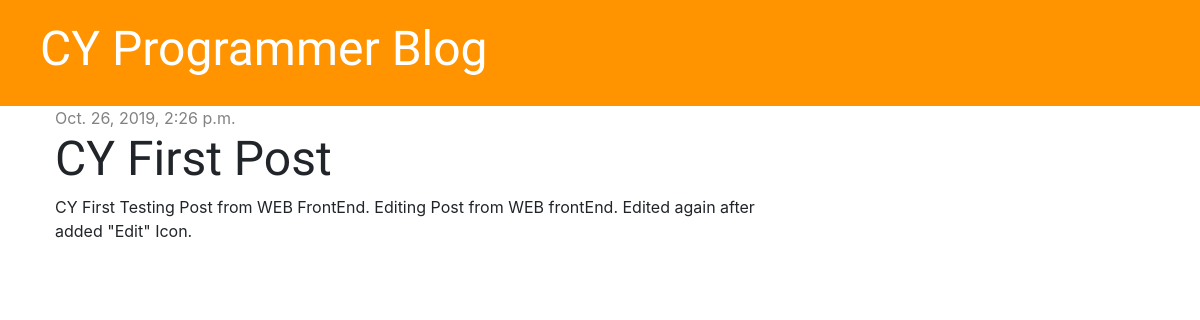
The app's page /post/4 with its own data.
### blog/models.py (models this page shows, shortened)
class Post(models.Model):
    author = models.ForeignKey('auth.User', on_delete=models.CASCADE)
    title = models.CharField(max_length=200)
    text = models.TextField()
    created_date = models.DateTimeField(default=timezone.now)
    published_date = models.DateTimeField(blank=True, null=True)

### blog/views.py (the view)
# urls.py: path('post/<int:pk>', views.post_detail, name='post_detail'),
def post_detail(request, pk):
    post = get_object_or_404(Post, pk=pk)
    stuff_for_frontend = {'post': post}
    return render(request, 'blog/post_detail.html', stuff_for_frontend)

### blog/templates/blog/post_detail.html (shortened to what this page needs)
{% extends 'blog/base.html' %}
{% block content %}
    <div class="post">
        {% if post.published_date %}
            <div class="date">
                {{ post.published_date }}
            </div>
        {% endif %}
        <h1>{{ post.title }}</h1>
        <p>{{ post.text|linebreaksbr }}</p>
    </div>
{% endblock %}

### blog/static/css/blog.css (style rules this page uses)
h1, h2, h3, h4 { font-family: 'Tangerine', 'Inconsolata', 'Droid Sans', serif; font-size: 48px; }
.date { color: #828282; }
.post { margin-bottom: 70px; }

### records on screen
Post: published_date "Oct. 26, 2019, 2:26 p.m.", title "CY First Post", text "CY First Testing Post from WEB FrontEnd. Editing Post from WEB frontEnd. Edited again after added \"Edit\" Icon."
